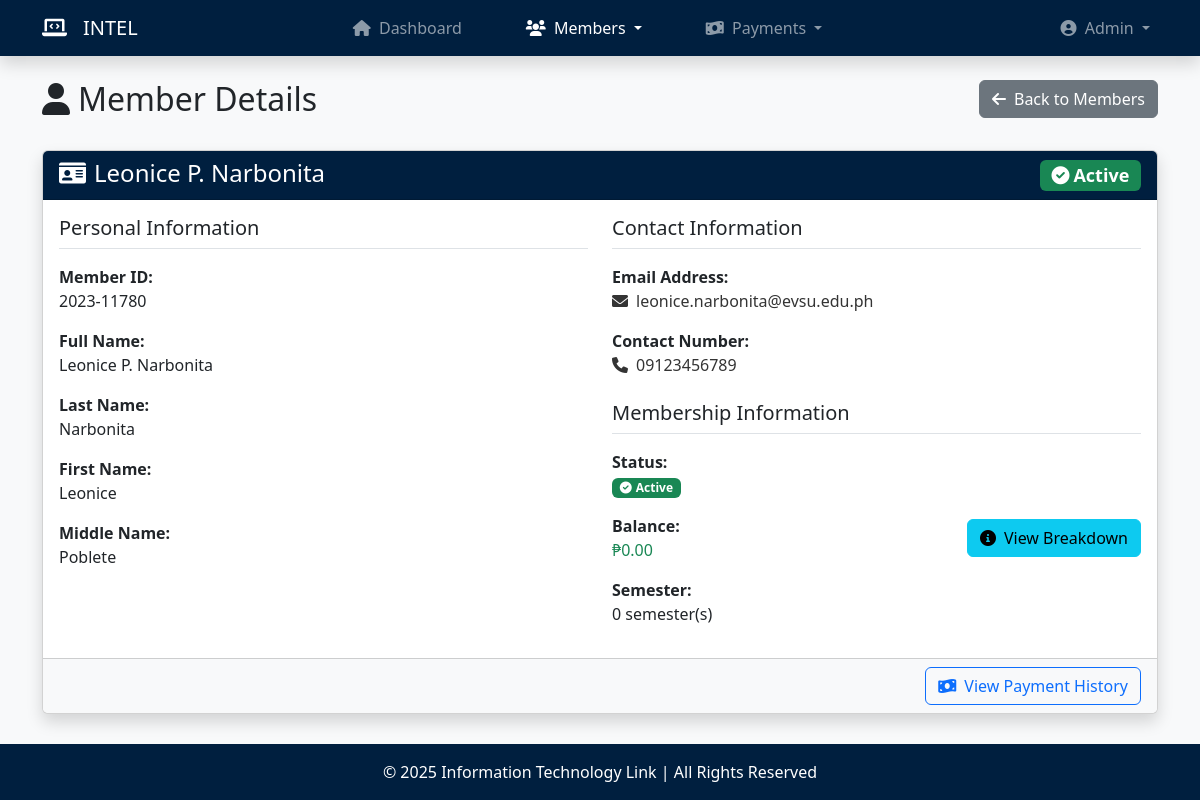
/view_member.php?id=2023-11780, run on the app's committed database.
### tables this page shows
CREATE TABLE `members` (
  `member_id` varchar(25) NOT NULL,
  `last_name` varchar(30) NOT NULL,
  `first_name` varchar(30) NOT NULL,
  `middle_name` varchar(30) DEFAULT NULL,
  `contact_num` varchar(15) NOT NULL,
  `email` varchar(60) NOT NULL,
  `status` enum('Active','Inactive') NOT NULL,
  `membership_date` timestamp NOT NULL DEFAULT current_timestamp()
);

### view_member.php (the view, shortened to what this page needs)
<?php
    require_once('database.php');
    require_once('functions.php');
    $member_id = sanitize_input($_GET['id']);
    $stmt = $conn->prepare("
        SELECT
            m.*,
            COALESCE(SUM(f.fee_amount), 0) AS total_fee_amount,
            COUNT(f.semester) AS semester_count,
            COALESCE(SUM(CASE WHEN f.status = 'Unpaid' THEN f.fee_amount ELSE 0 END), 0) AS total_unpaid_fees,
            COUNT(CASE WHEN f.status = 'Unpaid' THEN f.semester END) AS unpaid_semester_count
        FROM members m
        LEFT JOIN fees f ON m.member_id = f.member_id
        WHERE m.member_id = ?
        GROUP BY m.member_id
    ");
    $stmt->bind_param("s", $member_id);
    $stmt->execute();
    $result = $stmt->get_result();
    $member = $result->fetch_assoc();
?>
<!DOCTYPE html>
<html lang="en">
<head>
    <link rel="stylesheet" href="https://cdn.jsdelivr.net/npm/bootstrap@5.3.0-alpha1/dist/css/bootstrap.min.css">
    <link rel="stylesheet" href="https://cdnjs.cloudflare.com/ajax/libs/font-awesome/6.0.0/css/all.min.css">
</head>
<body>
    <?php include('navbar.php'); ?>
    <main class="container my-4">
        <div class="row mb-4">
            <div class="col-md-6">
                <h2><i class="fas fa-user me-2"></i>Member Details</h2>
            </div>
            <div class="col-md-6 text-md-end">
                <a href="members.php" class="btn btn-secondary">
                    <i class="fas fa-arrow-left me-2"></i>Back to Members
                </a>
            </div>
        </div>
        <div class="card shadow">
            <div class="card-header bg-navy text-white">
                <h4 class="mb-0">
                    <i class="fas fa-id-card me-2"></i><?php echo htmlspecialchars(format_name($member['first_name'], $member['last_name'], $member['middle_name'])); ?>
                    <span class="float-end"><?php echo get_status_badge($member['status']); ?></span>
                </h4>
            </div>
            <div class="card-body">
                <div class="row">
                    <div class="col-md-6">
                        <h5 class="border-bottom pb-2 mb-3">Personal Information</h5>
                        <div class="mb-3">
                            <label class="fw-bold">Member ID:</label>
                            <p><?php echo htmlspecialchars($member['member_id']); ?></p>
                        </div>
                        <div class="mb-3">
                            <label class="fw-bold">Full Name:</label>
                            <p><?php echo htmlspecialchars(format_name($member['first_name'], $member['last_name'], $member['middle_name'])); ?></p>
                        </div>
                        <div class="mb-3">
                            <label class="fw-bold">Last Name:</label>
                            <p><?php echo htmlspecialchars($member['last_name']); ?></p>
                        </div>
                        <div class="mb-3">
                            <label class="fw-bold">First Name:</label>
                            <p><?php echo htmlspecialchars($member['first_name']); ?></p>
                        </div>
                        <div class="mb-3">
                            <label class="fw-bold">Middle Name:</label>
                            <p><?php echo !empty($member['middle_name']) ? htmlspecialchars($member['middle_name']) : '<em>Not provided</em>'; ?></p>
                        </div>
                    </div>
                    <div class="col-md-6">
                        <h5 class="border-bottom pb-2 mb-3">Contact Information</h5>
                        <div class="mb-3">
                            <label class="fw-bold">Email Address:</label>
                            <p>
                                <a href="mailto:<?php echo htmlspecialchars($member['email']); ?>" class="text-decoration-none">
                                    <i class="fas fa-envelope me-2"></i><?php echo htmlspecialchars($member['email']); ?>
                                </a>
                            </p>
                        </div>
                        <div class="mb-3">
                            <label class="fw-bold">Contact Number:</label>
                            <p>
                                <a href="tel:<?php echo htmlspecialchars($member['contact_num']); ?>" class="text-decoration-none">
                                    <i class="fas fa-phone me-2"></i><?php echo htmlspecialchars($member['contact_num']); ?>
                                </a>
                            </p>
                        </div>
                        <h5 class="border-bottom pb-2 mb-3 mt-4">Membership Information</h5>
                        <div class="mb-3">
                            <label class="fw-bold">Status:</label>
                            <p><?php echo get_status_badge($member['status']); ?></p>
                        </div>
                        <div class="mb-3 d-flex justify-content-between align-items-center">
                        <div>
                            <label class="fw-bold me-2">Balance:</label>
                            <div>
                            <?php if ($member['total_unpaid_fees'] > 0): ?>
                                <span class="text-danger">
                                    ₱<?php echo number_format($member['total_unpaid_fees'], 2); ?>
                                </span>
                            <?php else: ?>
                                <span class="text-success">₱0.00</span>
                            <?php endif; ?>
                            </div>
                        </div>
                            <a href="breakdown.php?id=<?php echo urlencode($member_id); ?>" class="btn btn-info ms-auto">
                                <i class="fas fa-info-circle me-2"></i>View Breakdown
                            </a>
                        </div>
                        <div class="mb-3">
                            <label class="fw-bold">Semester:</label>
                            <p><?php echo htmlspecialchars($member['unpaid_semester_count']); ?> semester(s)</p>
                        </div>
                    </div>
                </div>
            </div>
            <div class="card-footer bg-light">
                <div class="d-flex justify-content-end align-items-center">
                    <a href="payment_history.php?member_id=<?php echo urlencode($member_id); ?>" class="btn btn-outline-primary">
                        <i class="fas fa-money-bill-wave me-2"></i>View Payment History
                    </a>
                </div>
            </div>
        </div>
    </main>
    <?php include('footer.php'); ?>
</body>
</html>

### functions.php (shortened to what this page needs)
<?php
function sanitize_input($data) {
    $data = trim($data);
    $data = stripslashes($data);
    $data = htmlspecialchars($data, ENT_QUOTES, 'UTF-8');
    return $data;
}
function format_name($first_name, $last_name, $middle_name = '') {
    $formatted = "$first_name ";
    if (!empty($middle_name)) {
        $middle_initial = substr($middle_name, 0, 1);
        $formatted .= "$middle_initial. ";
    }
    $formatted .= $last_name;
    return $formatted;
}
function get_status_badge($status) {
    $badge_class = '';
    $icon = '';
    switch ($status) {
        case 'Active':
            $badge_class = 'bg-success';
            $icon = 'check-circle';
            break;
    }
    return '<span class="badge ' . $badge_class . '"><i class="fas fa-' . $icon . ' me-1"></i>' . $status . '</span>';
}
?>

### view_member.php (style rules this page uses)
html, body { height: 100%; margin: 0; display: flex; flex-direction: column; background-color: #f8f9fa; }
main { flex: 1; }
.bg-navy { background-color: #001f3f !important; }
.text-white { color: #ffffff !important; }
a { color: #343434; }

### data on the page
members: first_name+last_name+middle_name "Leonice P. Narbonita", status "Active Active", member_id "2023-11780", last_name "Narbonita", first_name "Leonice", middle_name "Poblete", email "leonice.narbonita@evsu.edu.ph", contact_num "09123456789"

### other printed values
$role_name "Admin"
$member['unpaid_semester_count'] "0"
